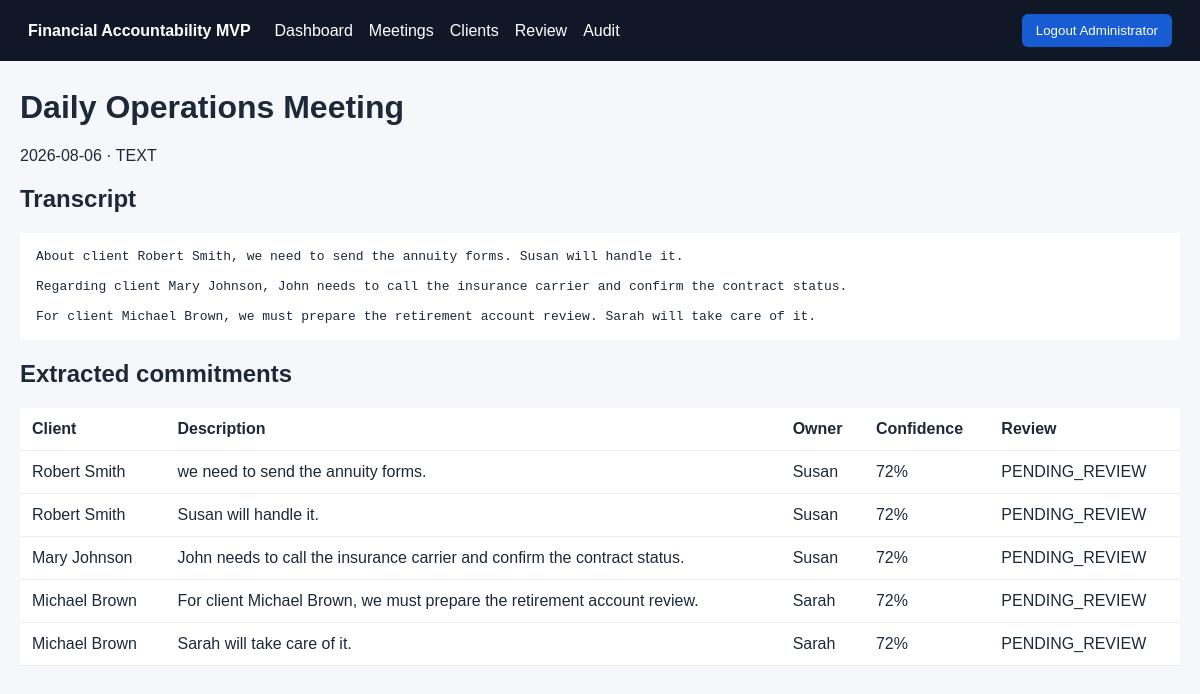
The app's page /meetings/1 (signed in) with its own data.
### app/models.py (models this page shows)
class User(Base):
    __tablename__="users"
    id: Mapped[int]=mapped_column(primary_key=True)
    name: Mapped[str]=mapped_column(String(120))
    email: Mapped[str]=mapped_column(String(180), unique=True, index=True)
    password_hash: Mapped[str]=mapped_column(String(300))
    role: Mapped[str]=mapped_column(String(30), default="ADVISOR")
    active: Mapped[bool]=mapped_column(Boolean, default=True)
    created_at: Mapped[datetime]=mapped_column(DateTime, default=now)

class Meeting(Base):
    __tablename__="meetings"
    id: Mapped[int]=mapped_column(primary_key=True)
    title: Mapped[str]=mapped_column(String(200))
    meeting_date: Mapped[str]=mapped_column(String(20))
    source_type: Mapped[str]=mapped_column(String(30), default="TEXT")
    original_filename: Mapped[str|None]=mapped_column(String(255), nullable=True)
    status: Mapped[str]=mapped_column(String(30), default="PROCESSED")
    transcript: Mapped[str]=mapped_column(Text, default="")
    created_by_id: Mapped[int|None]=mapped_column(ForeignKey("users.id"), nullable=True)
    created_at: Mapped[datetime]=mapped_column(DateTime, default=now)
    commitments: Mapped[list["Commitment"]]=relationship(back_populates="meeting", cascade="all, delete-orphan")

class Commitment(Base):
    __tablename__="commitments"
    id: Mapped[int]=mapped_column(primary_key=True)
    meeting_id: Mapped[int]=mapped_column(ForeignKey("meetings.id"))
    client_id: Mapped[int|None]=mapped_column(ForeignKey("clients.id"), nullable=True)
    client_name: Mapped[str]=mapped_column(String(180), default="Unknown")
    description: Mapped[str]=mapped_column(Text)
    owner: Mapped[str]=mapped_column(String(120), default="Unassigned")
    due_date: Mapped[str|None]=mapped_column(String(20), nullable=True)
    status: Mapped[str]=mapped_column(String(30), default="OPEN")
    review_status: Mapped[str]=mapped_column(String(30), default="PENDING_REVIEW")
    confidence: Mapped[float]=mapped_column(Float, default=.5)
    evidence: Mapped[str]=mapped_column(Text, default="")
    created_at: Mapped[datetime]=mapped_column(DateTime, default=now)
    closed_at: Mapped[datetime|None]=mapped_column(DateTime, nullable=True)
    meeting: Mapped[Meeting]=relationship(back_populates="commitments")
    client: Mapped[Client|None]=relationship(back_populates="commitments")

### app/main.py (the view)
@app.get("/meetings/{meeting_id}", response_class=HTMLResponse)
def meeting_detail(meeting_id: int, request: Request, db: Session = Depends(get_db)):
    require(request, db)
    meeting = db.get(Meeting, meeting_id)
    if not meeting: raise HTTPException(404, "Meeting not found")
    return render(request, "meeting_detail.html", meeting=meeting)

### app/templates/meeting_detail.html
{% extends 'base.html' %}{% block content %}<h1>{{meeting.title}}</h1><p>{{meeting.meeting_date}} · {{meeting.source_type}}</p><h2>Transcript</h2><pre>{{meeting.transcript}}</pre><h2>Extracted commitments</h2><table><tr><th>Client</th><th>Description</th><th>Owner</th><th>Confidence</th><th>Review</th></tr>{% for c in meeting.commitments %}<tr><td>{{c.client_name}}</td><td>{{c.description}}</td><td>{{c.owner}}</td><td>{{(c.confidence*100)|round|int}}%</td><td>{{c.review_status}}</td></tr>{% endfor %}</table>{% endblock %}

### app/templates/base.html
<!doctype html><html><head><meta charset="utf-8"><meta name="viewport" content="width=device-width"><title>{{ app_name }}</title><link rel="stylesheet" href="/static/style.css"></head><body>
<header><strong>{{ app_name }}</strong>{% if user %}<nav><a href="/">Dashboard</a><a href="/meetings">Meetings</a><a href="/clients">Clients</a><a href="/review">Review</a><a href="/audit">Audit</a></nav><form method="post" action="/logout"><button>Logout {{ user.name }}</button></form>{% endif %}</header><main>{% block content %}{% endblock %}</main></body></html>

### app/static/style.css (style rules this page uses)
:root { font-family:Arial,sans-serif;color:#1d2939;background:#f5f7fa }
body { margin:0 }
header { display:flex;gap:24px;align-items:center;padding:14px 28px;background:#101828;color:white }
header nav { display:flex;gap:16px;flex:1 }
a { color:#175cd3;text-decoration:none }
header a { color:white }
main { max-width:1200px;margin:28px auto;padding:0 20px }
table { width:100%;border-collapse:collapse;background:white }
th,td { text-align:left;padding:12px;border-bottom:1px solid #eaecf0 }
button { padding:9px 14px;border:0;border-radius:6px;background:#175cd3;color:white;cursor:pointer }
pre { white-space:pre-wrap;background:white;padding:16px }

### records on screen
User: name "Administrator"
Meeting: title "Daily Operations Meeting", meeting_date "2026-08-06", source_type "TEXT", transcript "About client Robert Smith, we need to send the annuity forms. Susan will handle it. Regarding client Mary Johnson, John needs to call the insurance carrier and confirm the contract status. For client Michael Brown, we must prepare the retirement account review. Sarah will take care of it."
Commitment: client_name "Robert Smith", description "we need to send the annuity forms.", owner "Susan", (c.confidence*100)|round|int "72", review_status "PENDING_REVIEW"
Commitment: client_name "Robert Smith", description "Susan will handle it.", owner "Susan", (c.confidence*100)|round|int "72", review_status "PENDING_REVIEW"
Commitment: client_name "Mary Johnson", description "John needs to call the insurance carrier and confirm the contract status.", owner "Susan", (c.confidence*100)|round|int "72", review_status "PENDING_REVIEW"
Commitment: client_name "Michael Brown", description "For client Michael Brown, we must prepare the retirement account review.", owner "Sarah", (c.confidence*100)|round|int "72", review_status "PENDING_REVIEW"
Commitment: client_name "Michael Brown", description "Sarah will take care of it.", owner "Sarah", (c.confidence*100)|round|int "72", review_status "PENDING_REVIEW"

### other values on screen
{{ app_name }} "Financial Accountability MVP"
